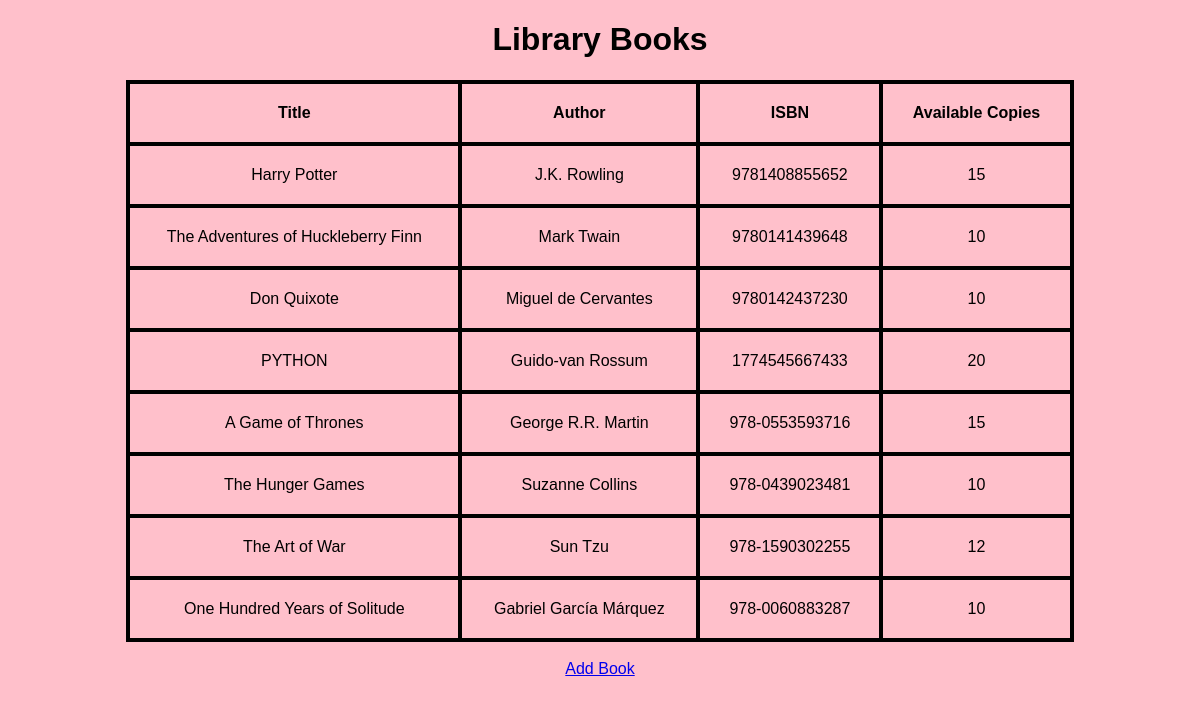
Screenshot of /home/home/ with the database file from the repository.
### library/models.py (models this page shows, shortened)
class Book(models.Model):
    title = models.CharField(max_length=200)
    author = models.CharField(max_length=100)
    isbn = models.CharField(max_length=20, unique=True)
    available_copies = models.IntegerField(default=1)

### library/views.py (the view)
# urls.py: path('home/', views.home, name='home'),
def home(request):
    books = Book.objects.all()
    return render(request, 'home.html', {'books': books})

### library/templates/home.html (shortened to what this page needs)
{% load static %}
<!DOCTYPE html>
<html lang="en">
<head>
</head>
<body>
    <h1>Library Books</h1>
    <table>
        <tr>
            <th>Title</th>
            <th>Author</th>
            <th>ISBN</th>
            <th>Available Copies</th>
        </tr>
        {% for book in books %}
        <tr>
            <td>{{ book.title }}</td>
            <td>{{ book.author }}</td>
            <td>{{ book.isbn }}</td>
            <td>{{ book.available_copies }}</td>
        </tr>
        {% endfor %}
    </table><br>
    <a href="{% url 'add_book' %}">Add Book</a>
</body>
</html>

### library/templates/home.html (style rules this page uses)
body { font-family: Arial, sans-serif; text-align: center; background-color:pink; }
table { width: 80%; margin: auto; border-collapse: collapse; border:2px solid green; }
th, td,tr { border: 4px solid black; padding: 20px; }

### rows the page displays
Book: title "Harry Potter", author "J.K. Rowling", isbn "9781408855652", available_copies "15"
Book: title "The Adventures of Huckleberry Finn", author "Mark Twain", isbn "9780141439648", available_copies "10"
Book: title "Don Quixote", author "Miguel de Cervantes", isbn "9780142437230", available_copies "10"
Book: title "PYTHON", author "Guido-van Rossum", isbn "1774545667433", available_copies "20"
Book: title "A Game of Thrones", author "George R.R. Martin", isbn "978-0553593716", available_copies "15"
Book: title "The Hunger Games", author "Suzanne Collins", isbn "978-0439023481", available_copies "10"
Book: title "The Art of War", author "Sun Tzu", isbn "978-1590302255", available_copies "12"
Book: title "One Hundred Years of Solitude", author "Gabriel García Márquez", isbn "978-0060883287", available_copies "10"
